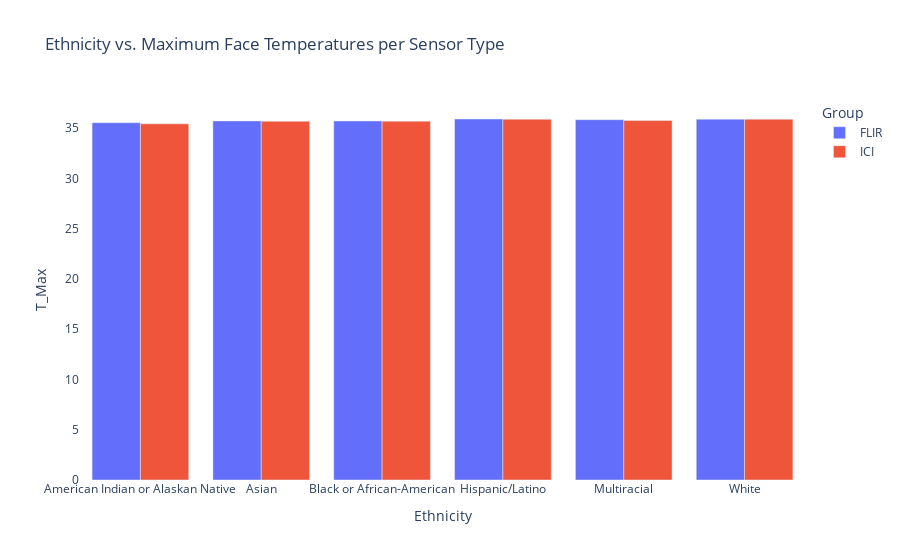

Notebook code cell kept with this figure:
### Code cell
#converting to string for categorical mapping
flir["group"] = flir["group"].astype(str)
ici["group"] = ici["group"].astype(str)

flir_counts = flir.groupby("Ethnicity")["T_Max1"].mean()
flir_counts = flir_counts.reset_index()
flir_counts.columns = ["Ethnicity", "T_Max"]

ici_counts = ici.groupby("Ethnicity")["T_Max1"].mean()
ici_counts = ici_counts.reset_index()
ici_counts.columns = ["Ethnicity", "T_Max"]


fig = go.Figure()

# flir
fig.add_trace(go.Bar(
    x=flir_counts["Ethnicity"],
    y=flir_counts["T_Max"],
    name="FLIR",
    marker_color="#636EFA"
))

fig.add_trace(go.Bar(
    x=ici_counts["Ethnicity"],
    y=ici_counts["T_Max"],
    name="ICI",
    marker_color="#EF553B"
))

fig.update_layout(
    barmode="group", 
    title="Ethnicity vs. Maximum Face Temperatures per Sensor Type",
    xaxis_title="Ethnicity",
    yaxis_title="T_Max",
    plot_bgcolor="white",
    legend_title="Group"
)

fig.show()

### Figure 1 — Plotly figure (JSON) as saved in the notebook; plotly's stock layout.template omitted (floating-point values rounded to 4 significant figures)
{"data": [{"marker": {"color": "#636EFA"}, "name": "FLIR", "type": "bar", "x": ["American Indian or Alaskan Native", "Asian", "Black or African-American", "Hispanic/Latino", "Multiracial", "White"], "y": [35.54, 35.72, 35.71, 35.91, 35.84, 35.89]}, {"marker": {"color": "#EF553B"}, "name": "ICI", "type": "bar", "x": ["American Indian or Alaskan Native", "Asian", "Black or African-American", "Hispanic/Latino", "Multiracial", "White"], "y": [35.43, 35.68, 35.69, 35.88, 35.75, 35.89]}], "layout": {"barmode": "group", "legend": {"title": {"text": "Group"}}, "plot_bgcolor": "white", "title": {"text": "Ethnicity vs. Maximum Face Temperatures per Sensor Type"}, "xaxis": {"title": {"text": "Ethnicity"}}, "yaxis": {"title": {"text": "T_Max"}}}}
